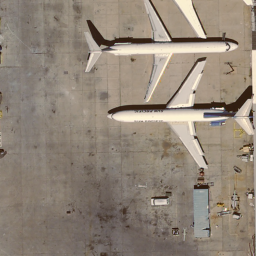
#> input picture images/image_hr.png, 256 x 256 px
$ jupyter execute 2_Nearest.ipynb
#> lines starting #> are read from the running program, lines starting #| are printed output that depends on the picture
# Nearest Neighbor Upsampling

**Nearest Neighbor Upsampling** is a straightforward image resizing technique that enlarges an image by replicating the values of the nearest pixel from the original image. It is computationally efficient but may produce blocky or pixelated artifacts.

## Mathematical Explanation

1. **Original Image and Resizing:**
   - Let $( I )$ be the original image with dimensions $( H \times W )$ (Height $(\times)$ Width).
   - We aim to resize $( I )$ to a new image with dimensions $( H' \times W' )$, where $( H' )$ and $( W' )$ are the new number of pixels.

2. **Scaling Factors:**
   - Define scaling factors $( \alpha )$ and $( \beta )$ for the height and width dimensions:
     $$
     \alpha = \frac{H'}{H}
     $$
     $$
     \beta = \frac{W'}{W}
     $$
   - These factors represent how many times larger the resized image will be compared to the original image.

3. **Pixel Mapping:**
   - For each pixel in the resized image at coordinates $( (x', y') )$, find the corresponding pixel in the original image:
     $$
     x = \left\lfloor \frac{x'}{\alpha} \right\rfloor
     $$
     $$
     y = \left\lfloor \frac{y'}{\beta} \right\rfloor
     $$
   - Here, $( \lfloor \cdot \rfloor )$ denotes the floor function, which rounds down to the nearest integer.

4. **Pixel Value Assignment:**
   - Assign the value of the pixel at $( (x', y') )$ in the resized image to the value of the pixel at $( (x, y) )$ in the original image:
     $$
     I'(x', y') = I(x, y)
     $$

## Practical Considerations

1. **Simplicity and Speed:**
   - Nearest Neighbor Upsampling is simple to implement and fast to execute, making it suitable for applications where computational efficiency is important.

2. **Image Artifacts:**
   - This method can produce blocky artifacts, especially noticeable in images with smooth transitions or gradients, due to the lack of interpolation between neighboring pixels.

3. **Applications:**
   - Often used in real-time image processing systems where speed is crucial, and in cases where image quality is less critical.

## Example Code

Here is a Python code snippet that demonstrates Nearest Neighbor Upsampling using the `PIL` library:

[cell 1]
from PIL import Image
import matplotlib.pyplot as plt

def nearest_neighbor_upsample(image, scale_factor):
    # Resize the image using nearest neighbor interpolation
    return image.resize(
        (int(image.width * scale_factor), int(image.height * scale_factor)),
        Image.NEAREST
    )

# Load an image
image_hr = Image.open('./images/image_hr.png').convert('RGB')
image_lr_2 = Image.open('./images/image_lr_2.png').convert('RGB')
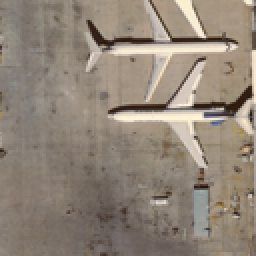
#> input picture images/image_lr_2.png, 128 x 128 px (shown 2 times larger)
image_lr_4 = Image.open('./images/image_lr_4.png').convert('RGB')
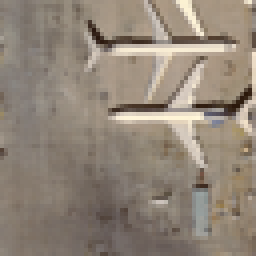
#> input picture images/image_lr_4.png, 64 x 64 px (shown 4 times larger)

# Perform upsampling with a scale factor of 2
scaled_image_2 = nearest_neighbor_upsample(image_lr_2, scale_factor=2)
scaled_image_4 = nearest_neighbor_upsample(image_lr_4, scale_factor=4)

# Create a figure with subplots
fig, axs = plt.subplots(1, 5, figsize=(20, 5), gridspec_kw={'width_ratios': [1, 0.5, 1, 0.25, 1]})

# Display each image in a subplot
axs[0].imshow(image_hr)
axs[0].set_title('Original Image')
axs[0].axis('on')

axs[1].imshow(image_lr_2)
axs[1].set_title('Low Res. x2')
axs[1].axis('on')

axs[2].imshow(scaled_image_2)
axs[2].set_title('NEAREST-Up x2')
axs[2].axis('on')

axs[3].imshow(image_lr_4)
axs[3].set_title('Low Res x4')
axs[3].axis('on')

axs[4].imshow(scaled_image_4)
axs[4].set_title('NEAREST-Up x4')
axs[4].axis('on')

# Adjust the layout to fit the images properly
plt.tight_layout()
plt.show()
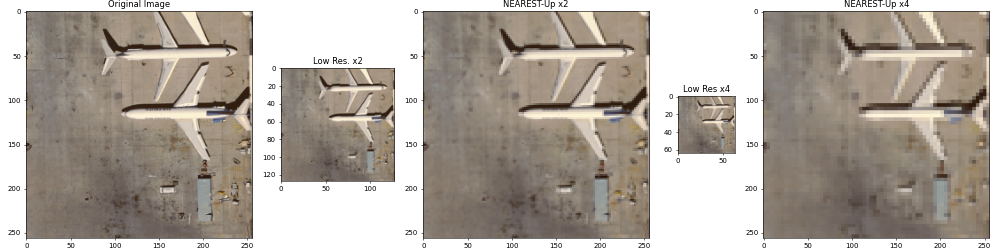
#> figure drawn by matplotlib, 5 panels
